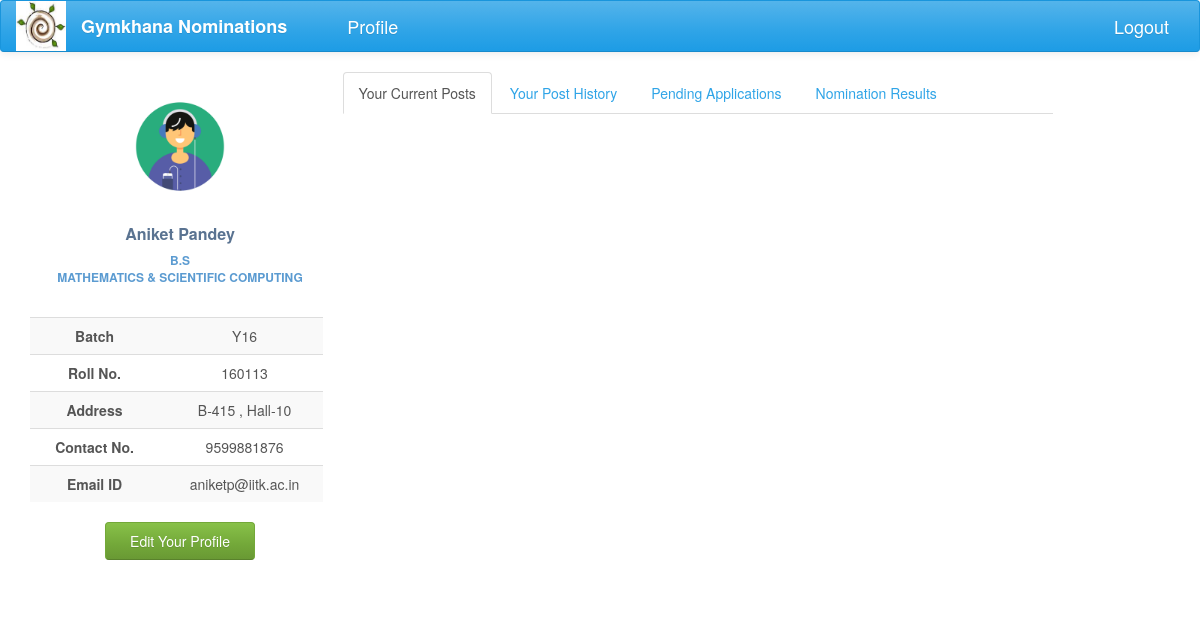
The app's page /nominations/profile/ (signed in), older data.
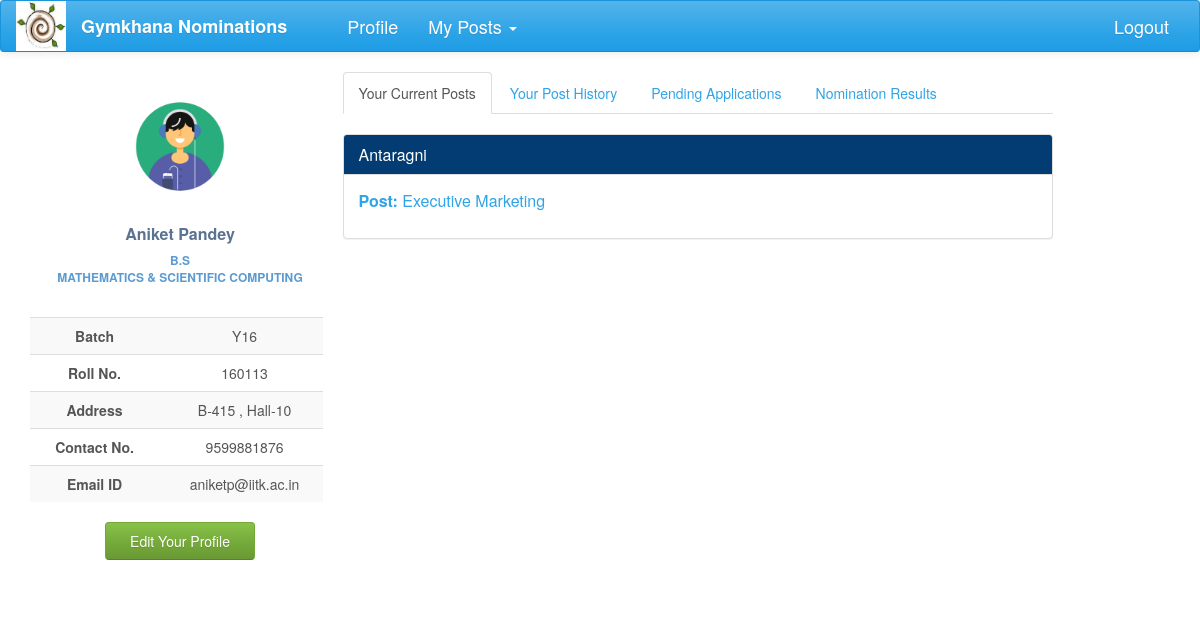
The same page, newer data.
### nomi/models.py (models this page shows, shortened)
class Post(models.Model):
    post_name = models.CharField(max_length=500, null=True)
    club = models.ForeignKey(Club, on_delete=models.CASCADE, null=True, blank=True)
    parent = models.ForeignKey('self', on_delete=models.CASCADE, null=True, blank=True)
    post_holders = models.ManyToManyField(User, blank=True)
    post_approvals = models.ManyToManyField('self', related_name='approvals', symmetrical=False, blank=True)
    status = models.CharField(max_length=50, choices=POST_STATUS, default='Post created')
    status = models.CharField(max_length=50, choices=POST_STATUS, default='Post created')
    perms = models.CharField(max_length=200, choices=POST_PERMS, default='normal')

class Club(models.Model):
    club_name = models.CharField(max_length=100, null=True)
    club_parent = models.ForeignKey('self', null=True, blank=True)
    club_members = models.ManyToManyField(User, blank=True)
    status = models.CharField(max_length=50, choices=CLUB_STATUS, default='Club created')
    club_approvals = models.ManyToManyField('self', related_name='approvals', symmetrical=False, blank=True)
    perms = models.CharField(max_length=200, choices=CLUB_PERMS, default='normal')
    def __str__(self):
        return self.club_name

### nomi/views.py (the view)
@login_required
def profile_view(request):
    pk = request.user.pk
    history = PostHistory.objects.filter(user=request.user)
    pending_nomi = NominationInstance.objects.filter(user=request.user).filter(nomination__status='Nomination out')
    interview_nomi = NominationInstance.objects.filter(user=request.user).filter(nomination__status='Interview period')
    declared_nomi = NominationInstance.objects.filter(user=request.user).filter(nomination__status='Result compiled')
    try:
        user_profile = UserProfile.objects.get(user__id=pk)
        return render(request, 'profile.html', context={'user_profile': user_profile, 'history': history,
                                                        'pending_nomi': pending_nomi, 'declared_nomi': declared_nomi,
                                                        'interview_nomi': interview_nomi})
    except ObjectDoesNotExist:
        return HttpResponseRedirect('create')

### nomi/global_contexts.py (called while the page is built)
def context(request):
    if request.user.is_authenticated:
        try:
            my_profile = UserProfile.objects.get(user=request.user)
            my_posts = Post.objects.filter(post_holders=request.user)
            return {'my_posts':my_posts,'my_profile':my_profile}
        except ObjectDoesNotExist:
            return {'my_posts': 0, 'my_profile': 0}
    else:
        return {'my_posts': 0, 'my_profile': 0}

### nomi/templates/profile.html (shortened to what this page needs)
{% extends 'base2.html' %}
{% load staticfiles %}
{% load bootstrap %}
{% block profile %}
    <div class="profile-sidebar">
        <div class="profile-userpic">
            <img src="{% static 'nomi/img/logo.gif' %}" class="img-responsive" alt="">
        </div>
        <div class="profile-usertitle">
            <div class="profile-usertitle-name">
                {{my_profile.name}}
            </div>
            <div class="profile-usertitle-job">
                {{my_profile.programme}} <br> {{my_profile.department}}
            </div>
        </div>
        <div class="profile-usermenu">
            <table class="table table-striped table-hover ">
                <tbody>
                <tr>
                    <td id="topic">Batch</td>
                    <td>{{my_profile.year}} </td>
                </tr>
                <tr>
                    <td id="topic">Roll No.</td>
                    <td>{{my_profile.roll_no}} </td>
                </tr>
                <tr>
                    <td id="topic">Address</td>
                    <td>{{my_profile.room_no}} , Hall-{{my_profile.hall}}</td>
                </tr>
                <tr>
                    <td id="topic">Contact No.</td>
                    <td>{{ my_profile.contact }}</td>
                </tr>
                <tr>
                    <td id="topic">Email ID</td>
                    <td>{{my_profile.user}}@iitk.ac.in</td>
                </tr>
                </tbody>
            </table>
        </div>
        <div>
            <div class="row box text-center">
                <form action="{% url 'profile_update' user_profile.pk %}" method="get" style="display: inline">
                    <button class="btn btn-success" type="submit">Edit Your Profile</button>
                </form>
            </div>
        </div>
    </div>
{% endblock %}
{% block content %}
    <div class="profile-content">
                <ul class="nav nav-tabs">
                    <li class="active"><a href="#current-posts" data-toggle="tab" aria-expanded="true">Your Current Posts</a></li>
                    <li><a href="#post-history" data-toggle="tab" aria-expanded="true">Your Post History</a></li>
                    <li><a href="#pending" data-toggle="tab" aria-expanded="false">Pending Applications</a></li>
                    <li><a href="#declared" data-toggle="tab" aria-expanded="false">Nomination Results</a></li>
                </ul>
                <div id="myTabContent" class="tab-content">
                    <div class="tab-pane fade active in profile-nominations" id="current-posts">
                        <br>
                        {% for post in my_posts %}
                        <div class="panel panel-info">
                            <div class="panel-heading">
                                <h3 class="panel-title">{{post.club}}</h3>
                            </div>
                            <div class="panel-body">
                                <p class="profile-post-name"><a href="{% url 'post_view' post.pk %}">
                                    <span>Post: </span>{{post.post_name}}</a></p>
                            </div>
                        </div>
                        {% endfor %}
                    </div>
                </div>
    </div>
{% endblock %}

Row changes from the older to the newer data that the page shows:
now on this page (row edited): Post: club "Antaragni", post_name "Executive Marketing"
Text that changed along with them:
text now shown: "My Posts"
